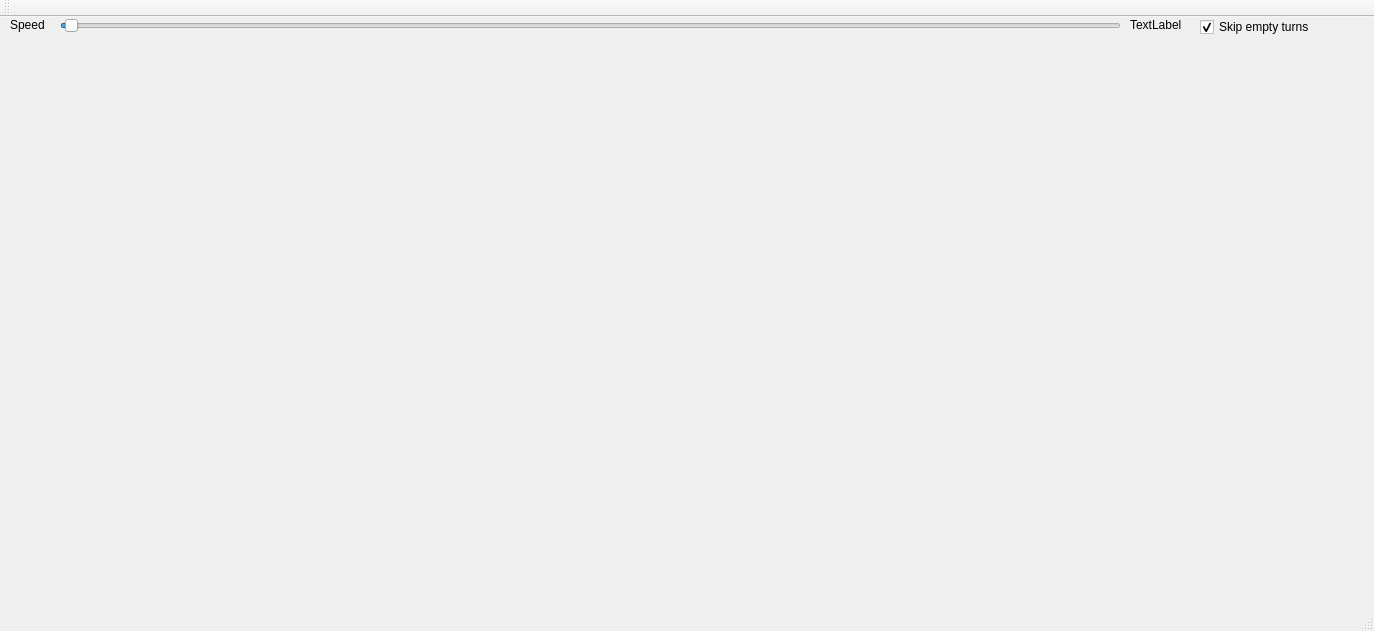
<?xml version="1.0" encoding="UTF-8"?>
<ui version="4.0">
 <class>MainWindow</class>
 <widget class="QMainWindow" name="MainWindow">
  <property name="geometry">
   <rect>
    <x>0</x>
    <y>0</y>
    <width>1374</width>
    <height>631</height>
   </rect>
  </property>
  <property name="windowTitle">
   <string>MainWindow</string>
  </property>
  <widget class="QWidget" name="centralWidget">
   <widget class="QSlider" name="horizontalSlider">
    <property name="geometry">
     <rect>
      <x>60</x>
      <y>0</y>
      <width>1061</width>
      <height>17</height>
     </rect>
    </property>
    <property name="minimum">
     <number>1</number>
    </property>
    <property name="maximum">
     <number>500</number>
    </property>
    <property name="pageStep">
     <number>1</number>
    </property>
    <property name="value">
     <number>3</number>
    </property>
    <property name="orientation">
     <enum>Qt::Horizontal</enum>
    </property>
   </widget>
   <widget class="QLabel" name="label">
    <property name="geometry">
     <rect>
      <x>10</x>
      <y>0</y>
      <width>58</width>
      <height>16</height>
     </rect>
    </property>
    <property name="text">
     <string>Speed</string>
    </property>
   </widget>
   <widget class="QLabel" name="label_2">
    <property name="geometry">
     <rect>
      <x>1130</x>
      <y>0</y>
      <width>58</width>
      <height>16</height>
     </rect>
    </property>
    <property name="text">
     <string>TextLabel</string>
    </property>
   </widget>
   <widget class="QCheckBox" name="checkBox">
    <property name="geometry">
     <rect>
      <x>1200</x>
      <y>0</y>
      <width>161</width>
      <height>20</height>
     </rect>
    </property>
    <property name="text">
     <string>Skip empty turns</string>
    </property>
    <property name="checked">
     <bool>true</bool>
    </property>
   </widget>
  </widget>
  <widget class="QMenuBar" name="menuBar">
   <property name="geometry">
    <rect>
     <x>0</x>
     <y>0</y>
     <width>1374</width>
     <height>24</height>
    </rect>
   </property>
  </widget>
  <widget class="QToolBar" name="mainToolBar">
   <attribute name="toolBarArea">
    <enum>TopToolBarArea</enum>
   </attribute>
   <attribute name="toolBarBreak">
    <bool>false</bool>
   </attribute>
  </widget>
  <widget class="QStatusBar" name="statusBar"/>
 </widget>
 <layoutdefault spacing="6" margin="11"/>
 <resources/>
 <connections/>
</ui>
